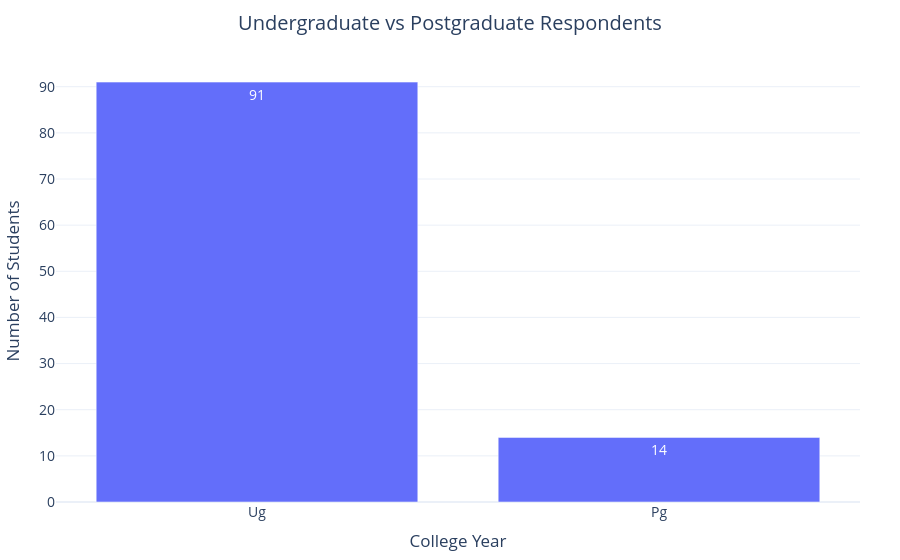

Notebook code cell kept with this figure:
### Markdown cell above
### College Year Distribution

### Code cell
year_counts = (
    df["college_year"]
    .value_counts()
    .reset_index()
)

year_counts.columns = ["college_year", "count"]

fig = px.bar(
    year_counts,
    x="college_year",
    y="count",
    text_auto=True,
    title="Undergraduate vs Postgraduate Respondents",
)

fig.update_layout(
    **common_layout,
    xaxis_title="College Year",
    yaxis_title="Number of Students"
)

fig.show()

### Figure 1 — Plotly figure (JSON) as saved in the notebook; plotly's stock layout.template omitted (floating-point values rounded to 4 significant figures)
{"data": [{"hovertemplate": "college_year=%{x}<br>count=%{y}<extra></extra>", "legendgroup": "", "marker": {"color": "#636efa", "pattern": {"shape": ""}}, "name": "", "orientation": "v", "showlegend": false, "textposition": "auto", "texttemplate": "%{y}", "type": "bar", "x": ["Ug", "Pg"], "xaxis": "x", "y": [91, 14], "yaxis": "y"}], "layout": {"barmode": "relative", "font": {"size": 14}, "legend": {"tracegroupgap": 0}, "margin": {"b": 40, "l": 40, "r": 40, "t": 60}, "title": {"text": "Undergraduate vs Postgraduate Respondents", "x": 0.5}, "xaxis": {"anchor": "y", "domain": [0, 1], "title": {"text": "College Year"}}, "yaxis": {"anchor": "x", "domain": [0, 1], "title": {"text": "Number of Students"}}}}
